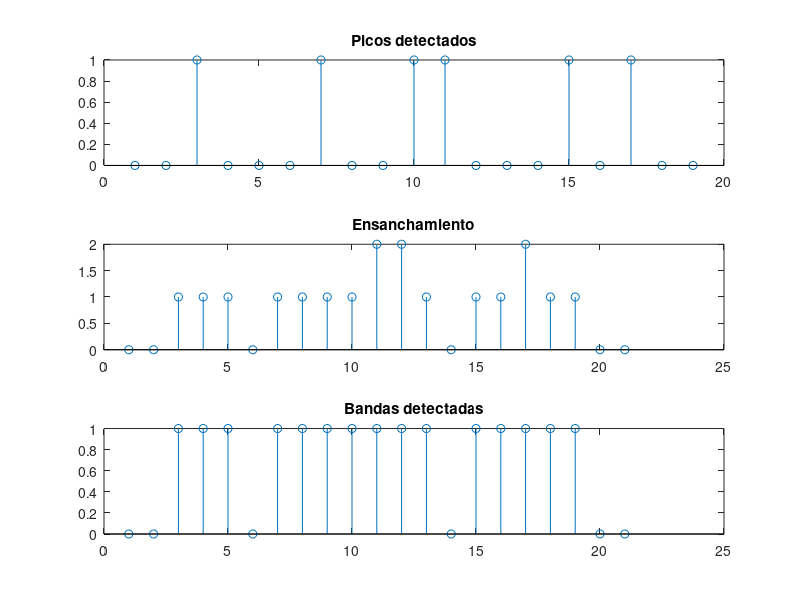

The MATLAB source for this figure:

clear all, close all;
detecciones = [0 0 1 0 0 0 1 0 0 1 1 0 0 0 1 0 1 0 0 ];
filtro = [1 1 1];
secciones = conv(filtro, detecciones);
filtros = secciones >= 1;

subplot(3,1,1); stem(detecciones);
title('Picos detectados');
subplot(3,1,2); stem(secciones);
title('Ensanchamiento');
subplot(3,1,3); stem(filtros);
title('Bandas detectadas');